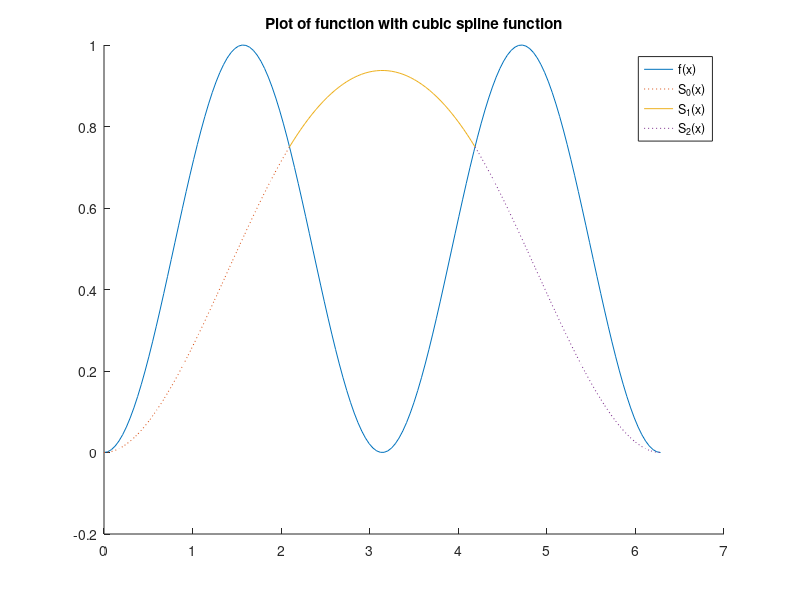

MATLAB code to generate this figure:
%% Swapnil Daxini (V00861672) Assignment 5

%% Question 3

%% Part A

X = [0 2*pi/3 4*pi/3 2*pi];

% Note the first and last entries are 0 which are our clamped boundary 
% conditions
Y = [0 0 0.75 0.75 0 0];

pp = spline(X, Y);

format short;

[b, c] = unmkpp( pp )


%% Part B

hold on;
x = linspace(0, 2*pi, 150);
y = sin(x).^2;
plot(x, y)

X1 = linspace(0, 2*pi/3, 50);
Y1 = c(1,1)*X1.^3 + c(1,2)*X1.^2 + c(1,3)*X1 + c(1,4);
plot(X1, Y1, ':')

X2 = linspace(2*pi/3, 4*pi/3, 50);
Y2 = c(2,1)*(X2 - 2*pi/3).^3 + c(2,2)*(X2 - 2*pi/3).^2 + c(2,3)*(X2 - 2*pi/3) + c(2,4);
plot(X2, Y2, '-')

X3 = linspace(4*pi/3, 2*pi, 50);
Y3 = c(3,1)*(X3 - 4*pi/3).^3 + c(3,2)*(X3 - 4*pi/3).^2 + c(3,3)*(X3 - 4*pi/3) + c(3,4);
plot(X3, Y3, ':')

legend({'f(x)', 'S_0(x)', 'S_1(x)', 'S_2(x)'})
title('Plot of function with cubic spline function')

hold off;